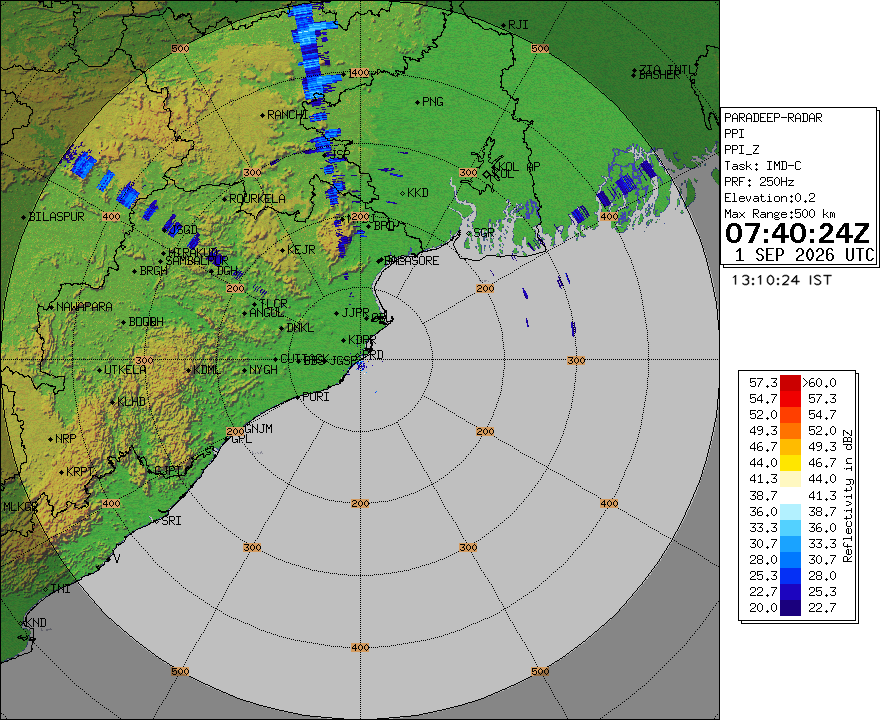
#> input picture ml/data/raw/radar/current/paradip_ppi_z_20260901T080415Z.gif, 880 x 720 px, found by its file name
$ python make_radar_diagnostic.py
#> lines starting #> are read from the running program, lines starting #| are printed output that depends on the picture
from pathlib import Path
from PIL import Image, ImageDraw, ImageFont


INPUT = Path(
    "data/raw/radar/current/paradip_ppi_z_20260901T080415Z.gif"
)

OUTPUT = Path(
    "data/processed/radar/frames/"
    "paradip_ppi_z_diagnostic.png"
)


print(
    "\n========== RADAR DIAGNOSTIC ==========\n"
)


if not INPUT.exists():

    print("[ERROR] Radar image not found:")
    print(INPUT)
    raise SystemExit(1)


image = Image.open(INPUT).convert("RGB")
#> image is the input picture: PIL image 880x720 RGB; mean R, G, B 152.2, 170.7, 138.6

width, height = image.size
#> width = 880; height = 720

print("Image size:", image.size)
#| Image size: (880, 720)


draw = ImageDraw.Draw(image)


# ------------------------------------------------------------
# Draw 40-pixel grid
# ------------------------------------------------------------

for x in range(0, width, 40):

    draw.line(
        [(x, 0), (x, height)],
        fill=(255, 0, 0),
        width=1
    )

    draw.text(
        (x + 2, 5),
        str(x),
        fill=(255, 0, 0)
    )


for y in range(0, height, 40):

    draw.line(
        [(0, y), (width, y)],
        fill=(255, 0, 0),
        width=1
    )

    draw.text(
        (5, y + 2),
        str(y),
        fill=(255, 0, 0)
    )


# ------------------------------------------------------------
# Add center marker
# ------------------------------------------------------------

cx = width // 2
#> cx = 440
cy = height // 2
#> cy = 360

draw.line(
    [(cx - 15, cy), (cx + 15, cy)],
    fill=(255, 255, 0),
    width=3
)

draw.line(
    [(cx, cy - 15), (cx, cy + 15)],
    fill=(255, 255, 0),
    width=3
)


# ------------------------------------------------------------
# Save
# ------------------------------------------------------------

OUTPUT.parent.mkdir(
    parents=True,
    exist_ok=True
)

image.save(
    OUTPUT
)
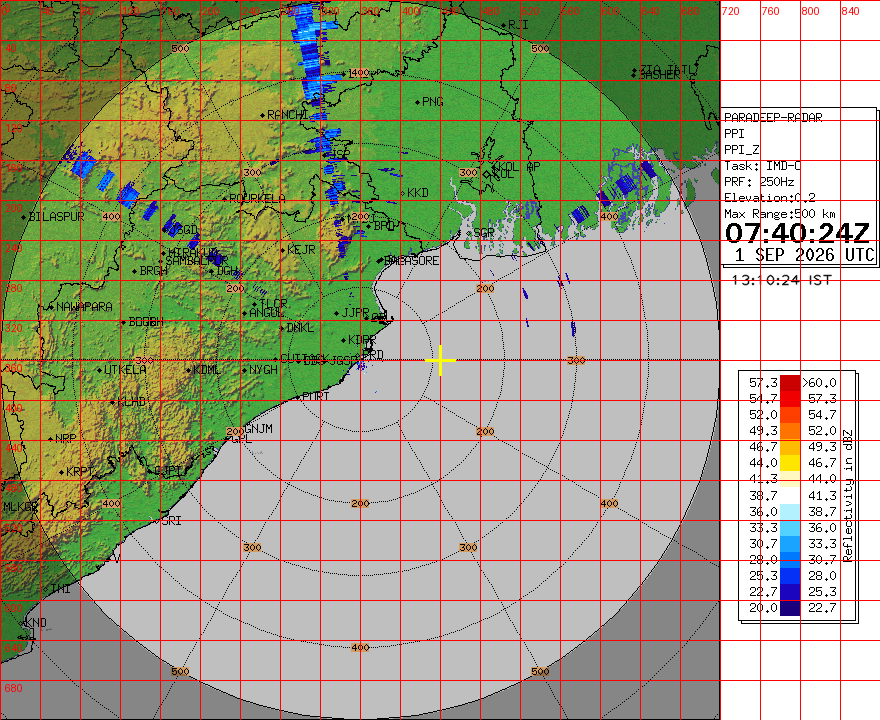
#> saved as paradip_ppi_z_diagnostic.png: PIL image 880x720 RGB; mean R, G, B 158.1, 162.3, 131.9

print(
    "\nDiagnostic saved:"
)

print(OUTPUT)

print(
    "\n========== COMPLETE ==========\n"
)
